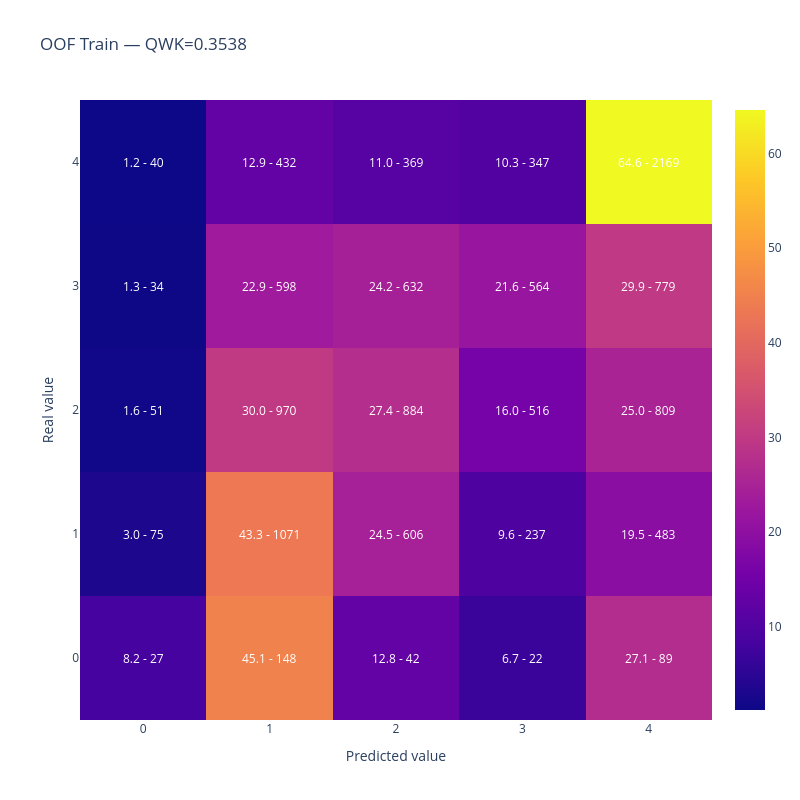

Source (notebook cell):
### Code cell
# ── Score OOF sobre todo el conjunto de train ──────────────────────────────
oof_classes = oof_preds_proba.argmax(axis=1)
qwk_oof = cohen_kappa_score(y_train, oof_classes, weights='quadratic')
f1_oof  = f1_score(y_train, oof_classes, average='macro')

print(f'QWK OOF (train completo): {qwk_oof:.4f}')
print(f'Macro F1 OOF             : {f1_oof:.4f}')

plot_confusion_matrix(y_train, oof_classes, title=f'OOF Train — QWK={qwk_oof:.4f}').show()

### Figure 1 — Plotly figure (JSON) as saved in the notebook; plotly's stock layout.template omitted (floating-point values rounded to 4 significant figures)
{"data": [{"type": "heatmap", "x": [0, 1, 2, 3, 4], "y": [0, 1, 2, 3, 4], "z": [[8.232, 45.12, 12.8, 6.707, 27.13], [3.034, 43.33, 24.51, 9.587, 19.54], [1.579, 30.03, 27.37, 15.98, 25.05], [1.304, 22.94, 24.24, 21.63, 29.88], [1.192, 12.87, 10.99, 10.34, 64.61]]}], "layout": {"annotations": [{"font": {"color": "white"}, "showarrow": false, "text": "8.2 - 27", "x": 0, "xref": "x", "y": 0, "yref": "y"}, {"font": {"color": "white"}, "showarrow": false, "text": "45.1 - 148", "x": 1, "xref": "x", "y": 0, "yref": "y"}, {"font": {"color": "white"}, "showarrow": false, "text": "12.8 - 42", "x": 2, "xref": "x", "y": 0, "yref": "y"}, {"font": {"color": "white"}, "showarrow": false, "text": "6.7 - 22", "x": 3, "xref": "x", "y": 0, "yref": "y"}, {"font": {"color": "white"}, "showarrow": false, "text": "27.1 - 89", "x": 4, "xref": "x", "y": 0, "yref": "y"}, {"font": {"color": "white"}, "showarrow": false, "text": "3.0 - 75", "x": 0, "xref": "x", "y": 1, "yref": "y"}, {"font": {"color": "white"}, "showarrow": false, "text": "43.3 - 1071", "x": 1, "xref": "x", "y": 1, "yref": "y"}, {"font": {"color": "white"}, "showarrow": false, "text": "24.5 - 606", "x": 2, "xref": "x", "y": 1, "yref": "y"}, {"font": {"color": "white"}, "showarrow": false, "text": "9.6 - 237", "x": 3, "xref": "x", "y": 1, "yref": "y"}, {"font": {"color": "white"}, "showarrow": false, "text": "19.5 - 483", "x": 4, "xref": "x", "y": 1, "yref": "y"}, {"font": {"color": "white"}, "showarrow": false, "text": "1.6 - 51", "x": 0, "xref": "x", "y": 2, "yref": "y"}, {"font": {"color": "white"}, "showarrow": false, "text": "30.0 - 970", "x": 1, "xref": "x", "y": 2, "yref": "y"}, {"font": {"color": "white"}, "showarrow": false, "text": "27.4 - 884", "x": 2, "xref": "x", "y": 2, "yref": "y"}, {"font": {"color": "white"}, "showarrow": false, "text": "16.0 - 516", "x": 3, "xref": "x", "y": 2, "yref": "y"}, {"font": {"color": "white"}, "showarrow": false, "text": "25.0 - 809", "x": 4, "xref": "x", "y": 2, "yref": "y"}, {"font": {"color": "white"}, "showarrow": false, "text": "1.3 - 34", "x": 0, "xref": "x", "y": 3, "yref": "y"}, {"font": {"color": "white"}, "showarrow": false, "text": "22.9 - 598", "x": 1, "xref": "x", "y": 3, "yref": "y"}, {"font": {"color": "white"}, "showarrow": false, "text": "24.2 - 632", "x": 2, "xref": "x", "y": 3, "yref": "y"}, {"font": {"color": "white"}, "showarrow": false, "text": "21.6 - 564", "x": 3, "xref": "x", "y": 3, "yref": "y"}, {"font": {"color": "white"}, "showarrow": false, "text": "29.9 - 779", "x": 4, "xref": "x", "y": 3, "yref": "y"}, {"font": {"color": "white"}, "showarrow": false, "text": "1.2 - 40", "x": 0, "xref": "x", "y": 4, "yref": "y"}, {"font": {"color": "white"}, "showarrow": false, "text": "12.9 - 432", "x": 1, "xref": "x", "y": 4, "yref": "y"}, {"font": {"color": "white"}, "showarrow": false, "text": "11.0 - 369", "x": 2, "xref": "x", "y": 4, "yref": "y"}, {"font": {"color": "white"}, "showarrow": false, "text": "10.3 - 347", "x": 3, "xref": "x", "y": 4, "yref": "y"}, {"font": {"color": "white"}, "showarrow": false, "text": "64.6 - 2169", "x": 4, "xref": "x", "y": 4, "yref": "y"}], "height": 800, "title": {"text": "OOF Train — QWK=0.3538"}, "width": 800, "xaxis": {"title": {"text": "Predicted value"}}, "yaxis": {"title": {"text": "Real value"}}}}
